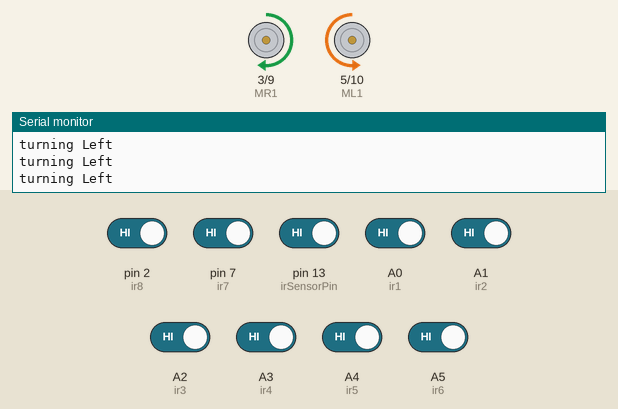
This sketch was run on a simulated Arduino Uno, built with avr-gcc and run on an emulated ATmega328P. Parts: motor-driver pin pairs drawn as motors (green arrow = first pin HIGH = forward, orange = second pin HIGH = backward, longer = more drive), the last lines printed to the serial monitor. The inputs (shaded band) are chosen by the test bench; at power-on: A0 (ir1), A1 (ir2), A2 (ir3), A3 (ir4), A4 (ir5), A5 (ir6), pin 2 (ir8), pin 7 (ir7), pin 13 (irSensorPin) HIGH.

Above: at 1.23 s.
1.5 s: pin 13 (irSensorPin) driven LOW
4.5 s: pin 2 (ir8) driven LOW
At 5.44 s:
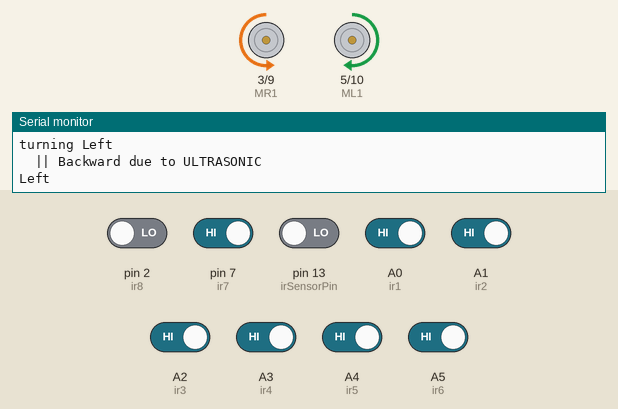
7.5 s: pin 2 (ir8) driven HIGH
At 8.45 s:
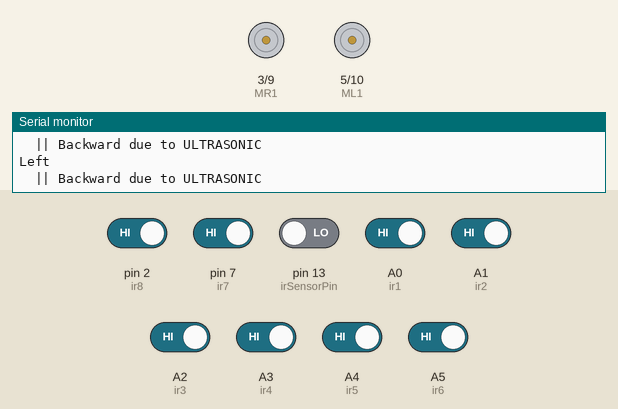
10.5 s: pin 7 (ir7) driven LOW
At 11.26 s:
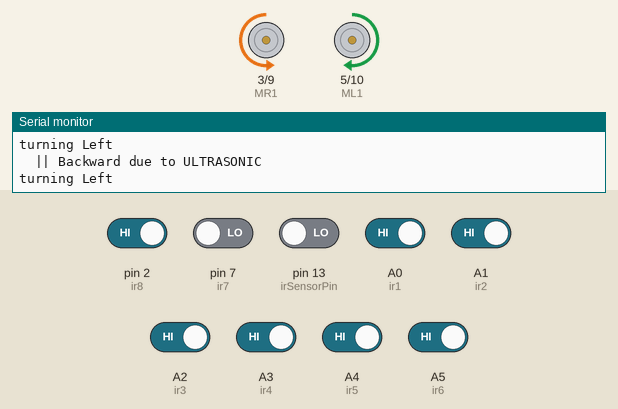
13.5 s: pin 2 (ir8) driven LOW and pin 13 (irSensorPin) driven HIGH
At 15.0 s:
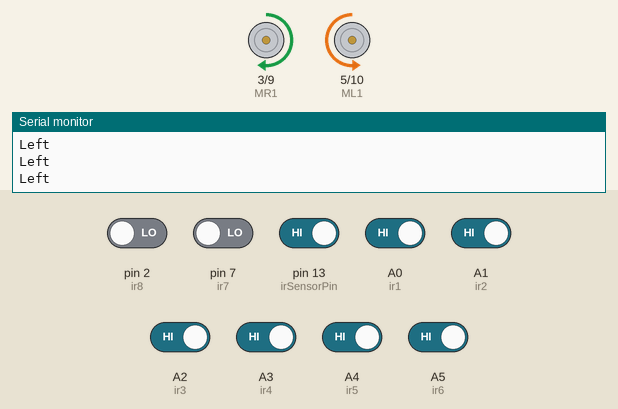
16.5 s: A5 (ir6) driven LOW
At 17.0 s:
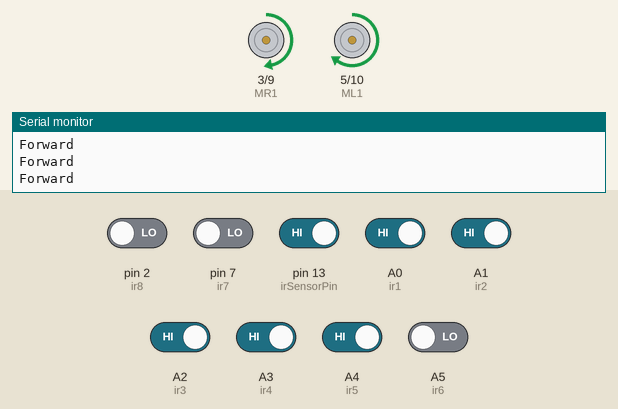
Timing chart, 0 to 19.0 s (numbered marks = the images above; inputs shaded):
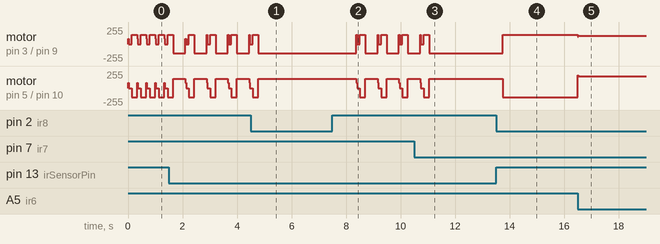

The sketch:

27MarIR_detection.ino
```cpp
#define ir1  A0
#define ir2  A1
#define ir3  A2
#define ir4  A3
#define ir5  A4
#define ir6  A5
#define ir7  7
#define ir8  2

#define ML1 5
#define ML2 10
#define MR1 3
#define MR2 9

const int irSensorPin = 13; // Analog pin connected to IR sensor output

int irPins[8] = {ir1, ir2, ir3, ir4, ir5, ir6, ir7, ir8};

int v = 140;
int u = 0;
int sp = 150;
int baseSpeed = sp;
float Kp = 25, Ki = 0, Kd = 17; // Adjusted PID values
int ir[8];
int lastError = 0;
float integral = 0;

void setup() {
  pinMode(ir1, INPUT);
  pinMode(ir2, INPUT);
  pinMode(ir3, INPUT);
  pinMode(ir4, INPUT);
  pinMode(ir5, INPUT);
  pinMode(ir6, INPUT);
  pinMode(ir7, INPUT);
  pinMode(ir8, INPUT);

  pinMode(ML1, OUTPUT);
  pinMode(ML2, OUTPUT);
  pinMode(MR1, OUTPUT);
  pinMode(MR2, OUTPUT);

  Serial.begin(9600);
}

int calculateError() {
  int weights[8] = { -4, -3, -2, -1, 1, 2, 3, 4};
  int sum = 0, activeSensors = 0;
  for (int i = 0; i < 8; i++) {
    ir[i] = digitalRead(irPins[i]);
    sum += ir[i] * weights[i];
    activeSensors += ir[i];
  }
  return (activeSensors == 0) ? lastError : sum / activeSensors;
}

void pidControl() {
  int error = calculateError();
  int derivative = error - lastError;
  integral += error;
  int correction = (Kp * error) + (Ki * integral) + (Kd * derivative);
  lastError = error;

  int leftSpeed = constrain(baseSpeed - correction, 0, 255);
  int rightSpeed = constrain(baseSpeed + correction, 0, 255);

  analogWrite(ML1, leftSpeed);
  analogWrite(ML2, 0);
  analogWrite(MR1, rightSpeed);
  analogWrite(MR2, 0);
}

void turnLeft() {
  analogWrite(ML1, u);
  analogWrite(ML2, v);
  analogWrite(MR1, v);
  analogWrite(MR2, u);
}

void turnRight() {
  analogWrite(ML1, v);
  analogWrite(ML2, u);
  analogWrite(MR1, u);
  analogWrite(MR2, v);
}

void turnBackward() {
  analogWrite(ML1, v);
  analogWrite(ML2, u);
  analogWrite(MR1, u);
  analogWrite(MR2, v);
}


void brake() {
  analogWrite(ML1, 0);
  analogWrite(ML2, 0);
  analogWrite(MR1, 0);
  analogWrite(MR2, 0);
  delay(100);  // Small delay for stability
}

void loop() {
  ir[0] = digitalRead(ir1);
  ir[1] = digitalRead(ir2);
  ir[2] = digitalRead(ir3);
  ir[3] = digitalRead(ir4);
  ir[4] = digitalRead(ir5);
  ir[5] = digitalRead(ir6);
  ir[6] = digitalRead(ir7);
  ir[7] = digitalRead(ir8);

  int irvalue = digitalRead(irSensorPin);

  if (irvalue == 0) {
     turnRight();
     delay(450);
     Serial.println("  || Backward due to ULTRASONIC");
  }

  // Prioritize LEFT movement first
  if (ir[7] && ir[6] && ir[5] && ir[4]) {
    int t = millis();
    while (millis() - t < 30) {
      analogWrite(ML1, 80);
      analogWrite(ML2, 0);
      analogWrite(MR1, 80);
      analogWrite(MR2, 0);
    }

    brake();
    baseSpeed = 50;
    turnLeft();
    Serial.println("turning Left");
    delay(200);
    baseSpeed = sp;
  } else if (ir[7] || ir[6] || ir[5]) {
    turnLeft();
    Serial.println("Left");
  }
  // If no left signal, check for forward movement
  else if (ir[3] || ir[4]) {
    pidControl();
    Serial.println("Forward");
  }
  // If neither left nor forward, check for right
  else if (ir[0] || ir[1] || ir[2]) {
    turnRight();
    Serial.println("Right");
  }
  // If no sensor detects anything, check again before moving backward
  else {
    turnBackward();
    Serial.println("Backward");

  }
}
```

Measured:
- after the input at 4.5 s, motor on pin 3 (MR1) / pin 9 (MR2): goes on until 4.8 s, then stays backward 140/255; motor on pin 5 (ML1) / pin 10 (ML2): goes on until 4.8 s, then stays forward 140/255
- after the input at 10.5 s, motor on pin 3 (MR1) / pin 9 (MR2): goes on until 11.0 s, then stays backward 140/255; motor on pin 5 (ML1) / pin 10 (ML2): goes on until 11.0 s, then stays forward 140/255
- after the input at 13.5 s, motor on pin 3 (MR1) / pin 9 (MR2): backward 140/255 → forward 140/255 after 0.25 s; motor on pin 5 (ML1) / pin 10 (ML2): forward 140/255 → backward 140/255 after 0.25 s
- after the input at 16.5 s, motor on pin 3 (MR1) / pin 9 (MR2): forward 140/255 → forward 125/255 at once; motor on pin 5 (ML1) / pin 10 (ML2): backward 140/255 → forward 175/255 at once
- by itself, motor on pin 5 (ML1) / pin 10 (ML2): repeats every 0.78 s: forward 80/255 0.03 s, stopped 0.10 s, backward 140/255 0.20 s, forward 140/255 0.45 s
